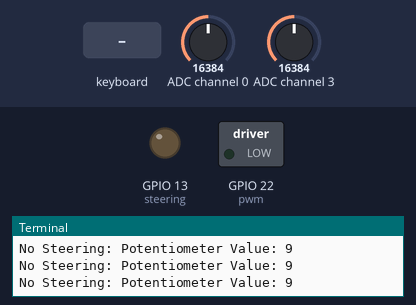
A program run on a simulated Jetson Nano (BCM pin numbers). On the bench: switched loads named in the program (green lamp = pin HIGH), output pins drawn as LEDs (lit = HIGH), the last lines printed to the terminal. The test bench sets the inputs (shaded band); at power-on: ADC channel 0 = 16384, ADC channel 3 = 16384 (analog values on the 0–32767 scale). The pygame window is not drawn.

Above: at 1.3 s.
1.4 s: key "a" typed on the keyboard
At 1.47 s:
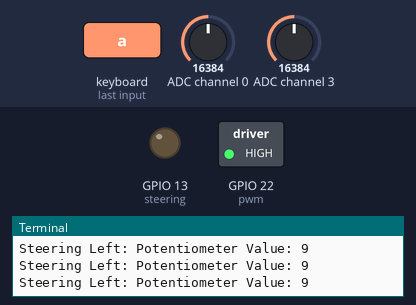
3.0 s: key "d" typed on the keyboard
At 3.07 s:
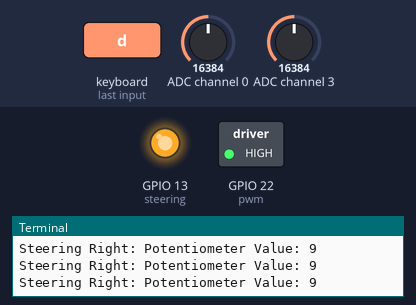
Timing chart, 0 to 6.0 s (numbered marks = the images above; inputs shaded):
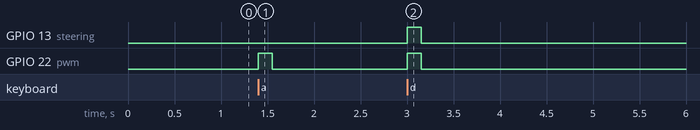

The program:

actuator.py
```python
import Jetson.GPIO as GPIO
import pygame
import busio
import board
import time
import digitalio
import adafruit_ads1x15.ads1115 as ADS
from adafruit_ads1x15.analog_in import AnalogIn

# # Print out the available pins in the board module
# # Print out the pins for SDA and SCL
# def list_board_pins():

#     # List all GPIO pins available through the board module
#     pins = [attr for attr in dir(board) if not attr.startswith("_")]
#     print("Available GPIO Pins via the `board` module:")
#     for pin in pins:
#         print(pin)

# # Call the function to print pins
# list_board_pins()

i2c=busio.I2C(board.SCL_1, board.SDA_1)
time.sleep(0.1)  # Small delay to stabilize the connection
ads=ADS.ADS1115(i2c, address=0x48)

chan1 = AnalogIn(ads, ADS.P0)
chan2=AnalogIn(ads, ADS.P3)
print(chan1.value, chan1.voltage)
print(chan2.value, chan2.voltage)


def map_value(value, input_min, input_max, output_min, output_max):
    return ((value - input_min) * (output_max - output_min)) / (input_max - input_min) + output_min


# Initialize pygame
pygame.init()

#Initialise GPIO Pins
pwm = digitalio.DigitalInOut(board.D22)
steering = digitalio.DigitalInOut(board.D13)
pwm.direction = digitalio.Direction.OUTPUT
steering.direction = digitalio.Direction.OUTPUT

#Initial Low
pwm.value = False  # Set GPIO12 HIGH
steering.value = False  # Set GPIO13 HIGH

# Define window size (To capture events)
screen = pygame.display.set_mode((640,480))

while True:

        pygame.event.pump()
        keys = pygame.key.get_pressed()

        #   Read potentiometer value
        try:
            pot_value = map_value (chan1.value, 0, 26230, 0, 1023)
            steering_angle = map_value(pot_value, 0 , 1023, -40 ,40)
        except OSError as e:
            print(f"Error reading potentiometer: {e}")

        # 'a' is pressed
        if keys[pygame.K_a] and steering_angle <= 39:  # Steer Left
            pwm.value = True
            steering.value = False
            if pot_value is not None:
                print(f"Steering Left: Potentiometer Value: {int(steering_angle)}")


        #'d' is pressed
        if keys[pygame.K_d] and steering_angle >= -25:  # Steer Right
            pwm.value = True
            steering.value = True
            if pot_value is not None:
                print(f"Steering Right: Potentiometer Value: {int(steering_angle)}")

        if not keys[pygame.K_a] and not keys[pygame.K_d]: # Joystick IDLE
            pwm.value = False
            steering.value = False
            if pot_value is not None:
                print(f"No Steering: Potentiometer Value: {int(steering_angle)}")

        if steering_angle >= 39 and keys[pygame.K_a]:  #Steer Right Limit
            pwm.value = False
            steering.value = False
            if pot_value is not None:
                print(f"No Steering: Potentiometer Value: {int(steering_angle)}")

        if steering_angle <= -25 and keys[pygame.K_d]: #Steer Left Limit
            pwm.value = False
            steering.value = False
            if pot_value is not None:
                print(f"No Steering: Potentiometer Value: {int(steering_angle)}")


        # #'a' is pressed
        # if keys[pygame.K_a]:  # Steer Left
        #     pwm.value = True
        #     steering.value = False
        #     if pot_value is not None:
        #         print(f"Steering Left: Potentiometer Value: {int(steering_angle)}")


        # #'d' is pressed
        # if keys[pygame.K_d]:  # Steer Right
        #     pwm.value = True
        #     steering.value = True
        #     if pot_value is not None:
        #         print(f"Steering Right: Potentiometer Value: {int(steering_angle)}")

        # if not keys[pygame.K_a] and not keys[pygame.K_d]: # Joystick IDLE
        #     pwm.value = False
        #     steering.value = False
        #     if pot_value is not None:
        #         print(f"No Steering: Potentiometer Value: {int(steering_angle)}")

        if pot_value == None:
            continue
        # Break the loop if 'ESC'
        if keys[pygame.K_ESCAPE]:  # ESC to exit and restart motor
            pwm.value = False
            steering.value = False
            break
```

Measured:
- after the input at 1.4 s, GPIO 22 (pwm): LOW → HIGH at once, → LOW 0.15 s later
- after the input at 3.0 s, GPIO 13 (steering), GPIO 22 (pwm): LOW → HIGH at once, → LOW 0.15 s later
